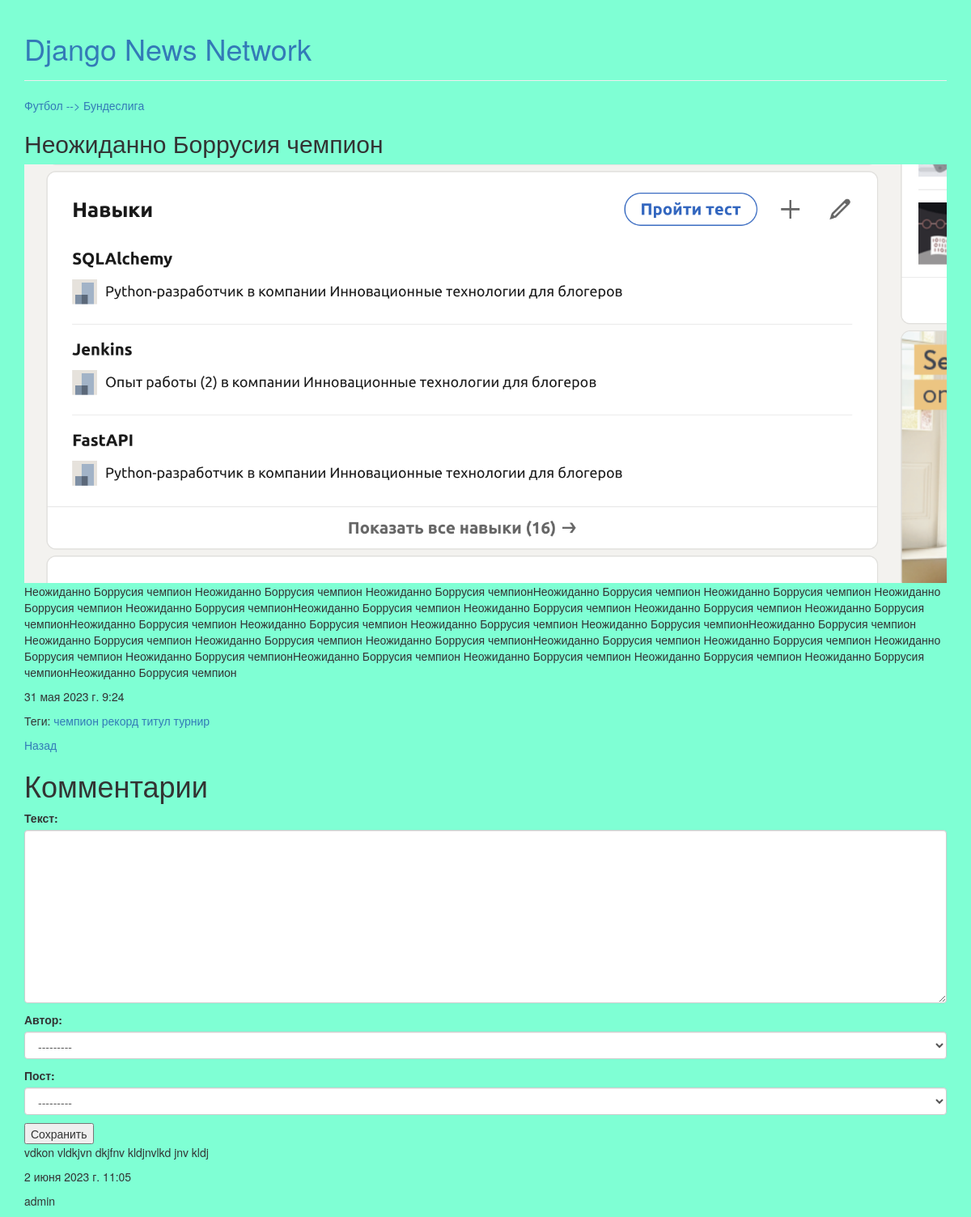
The app's page /post-detail/4/ with its own data.
### core/models.py (models this page shows, shortened)
class Post(models.Model):
    title = models.CharField(max_length=255, verbose_name='Заголовок')
    text = models.TextField(verbose_name='Текст')
    subcategory = models.ForeignKey(SubCategory, on_delete=models.PROTECT, verbose_name='Подкатегория', related_name='posts')
    tags = models.ManyToManyField(Tag, verbose_name='Теги', related_name='posts')
    poster = models.ImageField(upload_to='posters', verbose_name='Постер')
    created_at = models.DateTimeField(auto_now_add=True, verbose_name='Дата создания')
    updated_at = models.DateTimeField(auto_now=True, verbose_name='Дата обновления')
    def __str__(self) -> str:
        return f'{self.title}'

class SubCategory(models.Model):
    name = models.CharField(max_length=255, verbose_name='Название подкатегории')
    category = models.ForeignKey(Category, on_delete=models.CASCADE, verbose_name='Категория', related_name='subcategories')

class Category(models.Model):
    name = models.CharField(max_length=255, verbose_name='Название категории')

class Tag(models.Model):
    name = models.CharField(max_length=255, verbose_name='Название тега')

class Comment(models.Model):
    post = models.ForeignKey(Post, on_delete=models.CASCADE, verbose_name='Пост', related_name='comments')
    author = models.ForeignKey(User, on_delete=models.SET_NULL, verbose_name='Автор', related_name='comments', null=True)
    text = models.TextField(verbose_name='Текст')
    created_at = models.DateTimeField(auto_now_add=True, verbose_name='Дата создания')
    class Meta:
        ordering = ['-post', '-created_at']
        verbose_name = 'Комментарий'
        verbose_name_plural = 'Комментарии'

### core/views.py (the view)
# urls.py: path('post-detail/<int:pk>/', PostDetailView.as_view(), name='post-detail'),
class PostDetailView(DetailView):
    model = Post
    template_name = 'core/post-detail.html'
    def get(self, request, *args, **kwargs):
        post = get_object_or_404(Post, pk=kwargs['pk'])
        form = CommentForm()
        comments = Comment.objects.filter(post=post)
        context = {
            'post': post,
            'form': form,
            'comments': comments
        }
        return render(request, self.template_name, context)

### core/forms.py
class CommentForm(forms.ModelForm):
    class Meta:
        model = Comment
        fields = ('text', 'author', 'post')
        exclude_fields = ('created_at',)
        widgets = {
            'text': forms.Textarea(attrs={'class': 'form-control'}),
            'author': forms.Select(attrs={'class': 'form-control'}),
            'post': forms.Select(attrs={'class': 'form-control'}),
        }

### templates/core/post-detail.html (shortened to what this page needs)
{% extends "base.html" %}
{% block content %}
    <a href='/post-list/?category={{ post.subcategory.category.name }}'>{{ post.subcategory.category.name }} --> </a>
    <a href='/post-list/?subcategory={{ post.subcategory.name }}'>{{ post.subcategory.name }}</a>
    <h2 class='title'>{{ post.title }}</h2>
    <img src="/media/{{ post.poster }}" alt='{{ post.title }}' class="img-responsive">
    <p>{{ post.text }}</p>
    <p>{{ post.created_at }}</p>
    {% if post.tags %}
        <p>Теги:
            {% for tag in post.tags.all %}
                <a href='/post-list/?tag={{ tag.name }}'>{{ tag.name }}</a>
            {% endfor %}
        </p>
    {% endif %}
    <a href='/post-list/'>Назад</a>
    {% include "core/comment.html" %}
    {% for comment in comments %}
        <div class="comment">
            <p>{{ comment.text }}</p>
            <p>{{ comment.created_at }}</p>
            <p>{{ comment.author }}</p>
        </div>
    {% endfor %}
{% endblock %}

### static/css/style.css (style rules this page uses)
body { background-color: aquamarine; }

### records on screen
Post: subcategory.category.name "Футбол", subcategory.name "Бундеслига", title "Неожиданно Боррусия чемпион", poster (picture), text "Неожиданно Боррусия чемпион Неожиданно Боррусия чемпион Неожиданно Боррусия чемпионНеожиданно Боррусия чемпион Неожиданно Боррусия чемпион Неожиданно Боррусия чемпион Неожиданно Боррусия чемпионНеожиданно Боррусия чемпион Неожиданно Боррусия чемпион Неожиданно Боррусия чемпион Неожиданно Боррусия чемпионНеожиданно Боррусия чемпион Неожиданно Боррусия чемпион Неожиданно Боррусия чемпион Неожиданно Боррусия чемпионНеожиданно Боррусия чемпион Неожиданно Боррусия чемпион Неожиданно Боррусия чемпион Неожиданно Боррусия чемпионНеожиданно Боррусия чемпион Неожиданно Боррусия чемпион Неожиданно Боррусия чемпион Неожиданно Боррусия чемпионНеожиданно Боррусия чемпион Неожиданно Боррусия чемпион…", created_at "31 мая 2023 г. 9:24"
Tag: name "чемпион"
Tag: name "рекорд"
Tag: name "титул"
Tag: name "турнир"
Comment: text "vdkon vldkjvn dkjfnv kldjnvlkd jnv kldj", created_at "2 июня 2023 г. 11:05", author "admin"
